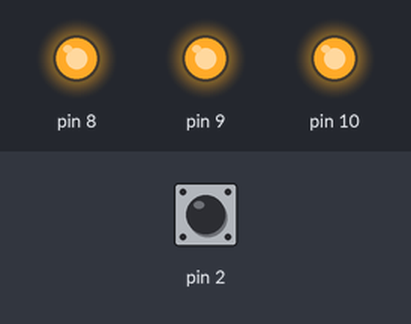
Recording of a sketch running on a simulated Arduino Uno, built with avr-gcc and run on an emulated ATmega328P. Parts: output pins drawn as LEDs (lit = HIGH). Inputs (shaded band) come from the test bench; at power-on: pin 2 HIGH.

Above: at 1.2 s.
1.3 s: pin 2 pulled LOW for 0.15 s
At 1.4 s:
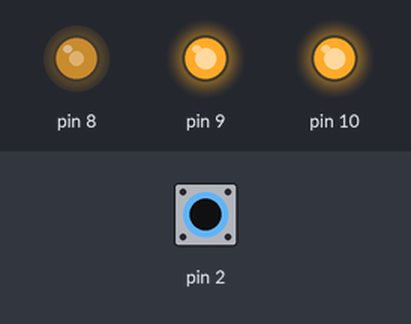
3.0 s: pin 2 pulled LOW for 1 s
At 5.2 s:
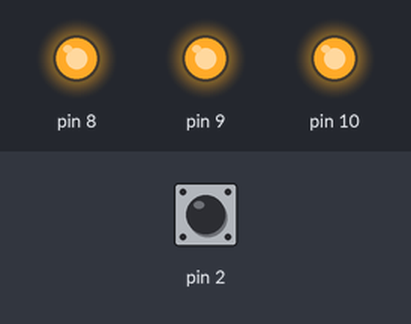
5.5 s: pin 2 pulled LOW for 3.2 s
At 6.6 s:
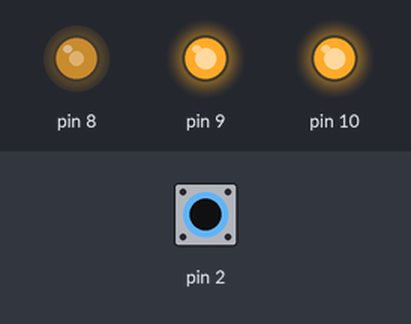
Timing chart, 0 to 10.2 s (numbered marks = the images above; inputs shaded):
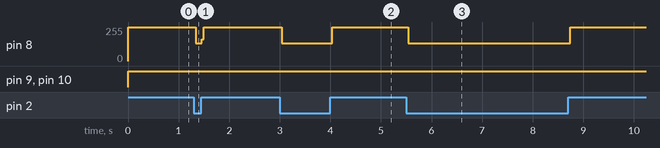

The sketch:

Blink_3LED_001.ino
```cpp
// the setup function runs once when you press reset or power the board
void setup() {
  // initialize digital pin LED_BUILTIN as an output.
  pinMode(2, INPUT_PULLUP);

  pinMode(8, OUTPUT);
  pinMode(9, OUTPUT);
  pinMode(10, OUTPUT);
}

// the loop function runs over and over again forever
void loop() {

  digitalWrite(8, HIGH);
  digitalWrite(9, HIGH);
  digitalWrite(10, HIGH);

  if(digitalRead(2) == LOW){
    digitalWrite(8, LOW);
    digitalWrite(9, HIGH);
    digitalWrite(10, HIGH);
  } else {
    digitalWrite(8, HIGH);
    digitalWrite(9, HIGH);
    digitalWrite(10, HIGH);
  }


//  digitalWrite(8, HIGH);   // turn the LED on (HIGH is the voltage level)]
//  digitalWrite(9, HIGH);
//  digitalWrite(10, HIGH);
//  delay(1000);                       // wait for a second
//
//  digitalWrite(8, LOW);    // turn the LED off by making the voltage LOW
//  digitalWrite(9, LOW);
//  digitalWrite(10, LOW);
//  delay(1000);                       // wait for a second


}
```

Measured:
- after the input at 1.3 s, pin 8: 255/255 → 132/255 at once, → 255/255 0.12 s later
- after the input at 3.0 s, pin 8: 255/255 → 132/255 at once, → 255/255 1.0 s later
- after the input at 5.5 s, pin 8: 255/255 → 132/255 at once, → 255/255 3.2 s later
